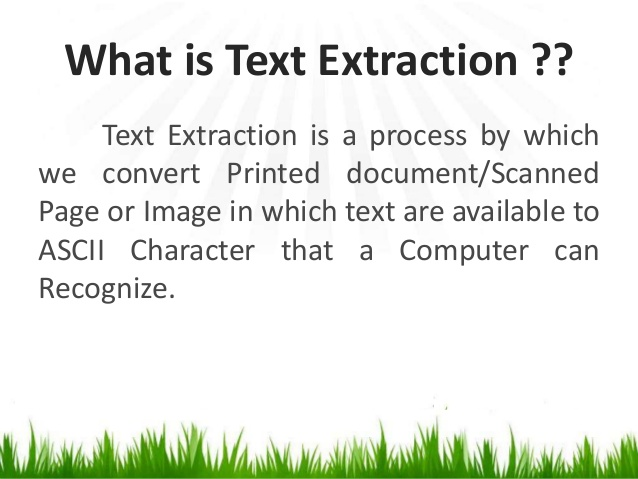
#> input picture test.jpg, 638 x 479 px
$ python tesseract.py
#> lines starting #> are read from the running program, lines starting #| are printed output that depends on the picture; after the words box and inside, x2 and y2 are one past the last pixel; in counts of white or black regions, pixels touching at a corner belong together
#> in ProcessImage, image is the input picture: shape (479, 638, 3); mean B, G, R 229.2, 236.6, 232.6
import cv2
import numpy as np
import pytesseract as pt
pt.pytesseract.tesseract_cmd = r'C:\Program Files\Tesseract-OCR\tesseract.exe'


# get grayscale image
def get_grayscale(image):
    return cv2.cvtColor(image, cv2.COLOR_BGR2GRAY)

# noise removal
def remove_noise(image):
    return cv2.medianBlur(image,5)
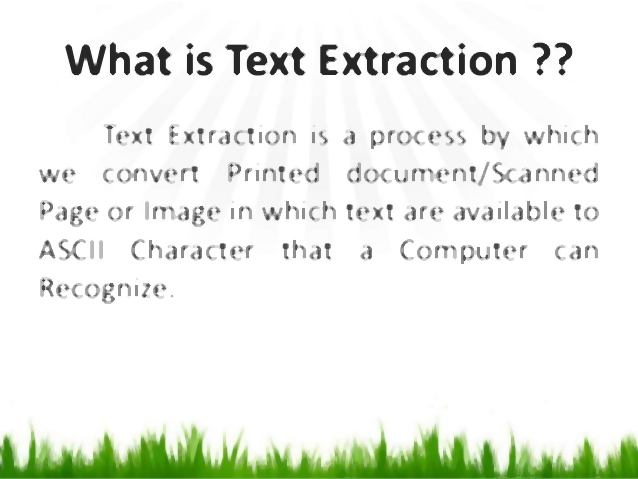
#> returned value: shape (479, 638, 3); mean of channels 0, 1, 2 232.1, 239.4, 235.4; drawn as B, G, R
#> in get_grayscale, `return cv2.cvtColor(image, cv2.COLOR_BGR2GRAY)`:
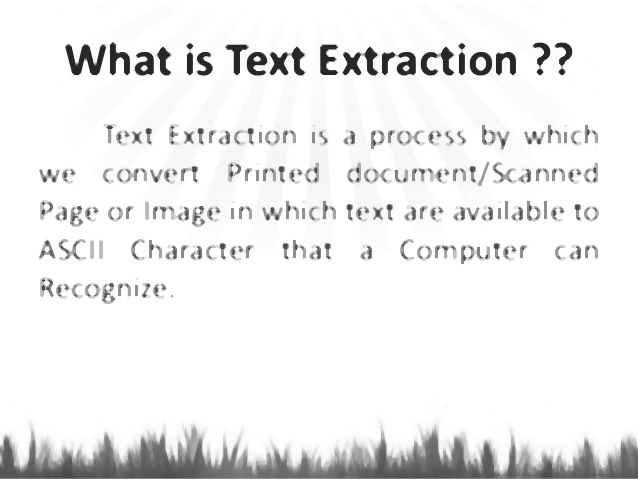
#> returned value: shape (479, 638); min 37, max 255, mean 237.4

#Threading
def thresholding(image):
    return cv2.threshold(image, 0, 255, cv2.THRESH_BINARY + cv2.THRESH_OTSU)[1]

def opening(image):
    kernel = np.ones((5,5),np.uint8)
    return cv2.morphologyEx(image, cv2.MORPH_OPEN, kernel)
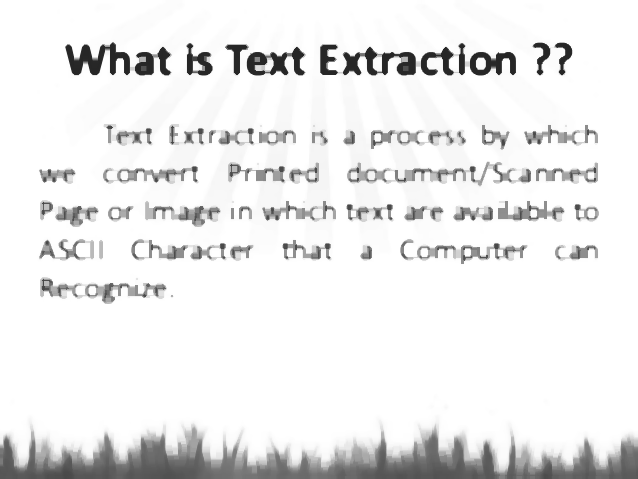
#> returned value: shape (479, 638); min 37, max 255, mean 235.5

def ProcessImage(img):
    image = cv2.imread(img)
    rn = remove_noise(image)
    gray = get_grayscale(rn)
    openin = opening(gray)
    thresh  = thresholding(openin)
#> in thresholding, `return cv2.threshold(image, 0, 255, cv2.THRESH_BINARY + cv2.THRESH_OTS..`:
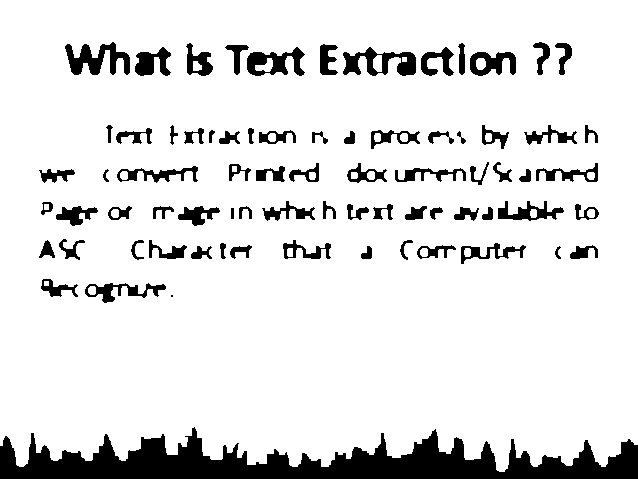
#> returned value: shape (479, 638); 88.3% white; 75 black regions (1 under 20 px), largest, box (x1, y1, x2, y2) and area: (0, 427, 638, 479) 16700, (65, 42, 130, 75) 1113, (343, 47, 416, 76) 1070
    # cv2.imwrite('testout2.jpg',thresh)
    text = pt.image_to_string(thresh,lang='eng')
    text = text.split(' ')
    textoutput = ''
    for i in text:
        textoutput+=' '+i

    return textoutput


if __name__=='__main__':
    print(ProcessImage('test.jpg'))
#> (the call stopped at in ProcessImage, `text = pt.image_to_string(thresh,lang='eng')`: pytesseract is not available in this run)
